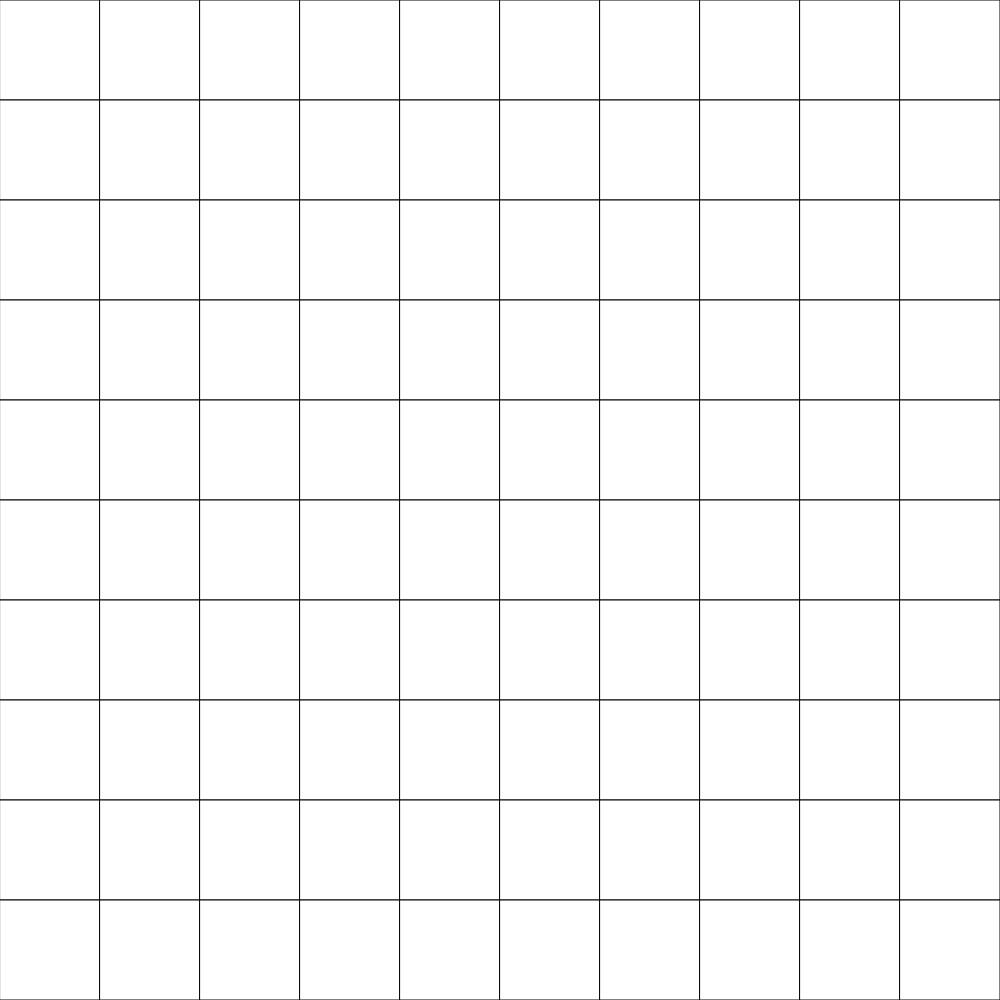
Frame 1 (no input)
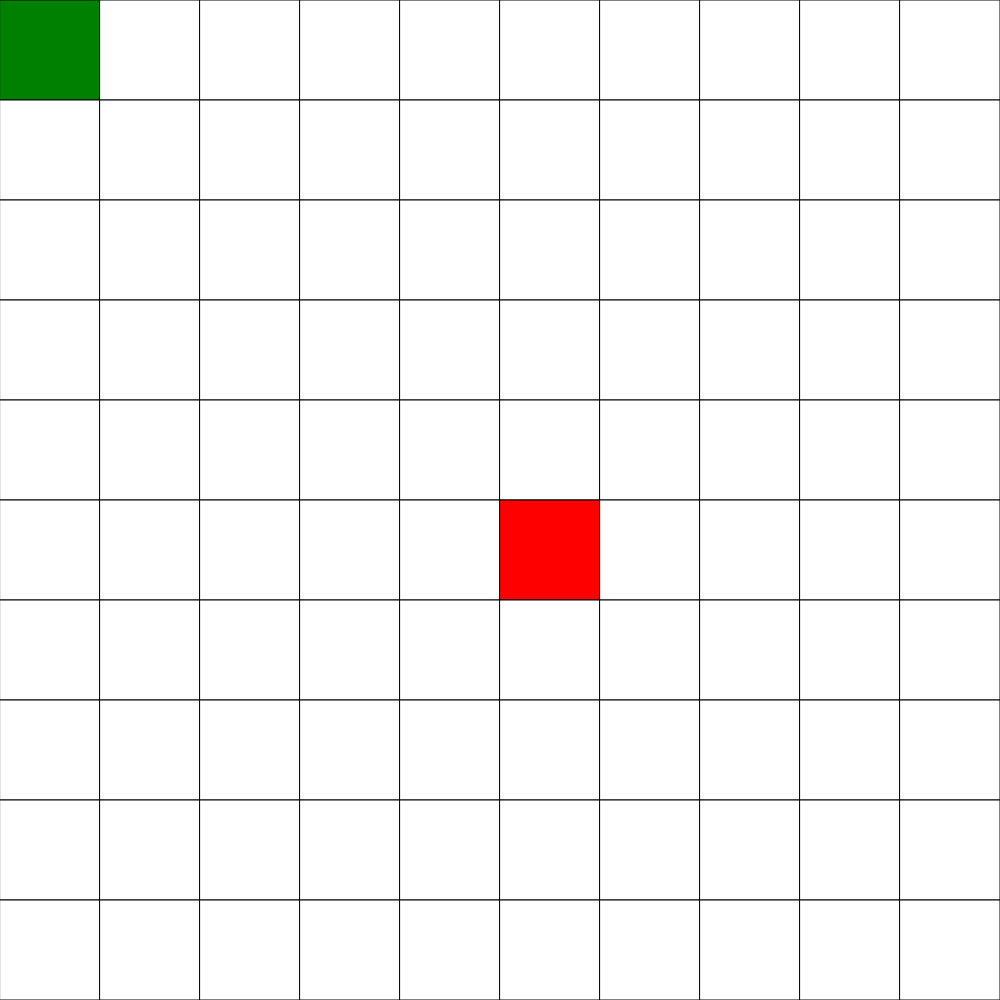
Frame 60 (no input)
Frame 120 (the mouse pressed at the canvas centre since frame 60): identical to frame 60, image omitted

The p5.js sketch that drew these frames (run headless with seeded random() and noise() and a simulated clock; from frame 60 on, the mouse is pressed at the canvas centre):

// p5.js sketch
// ── sketch.js
// Grid Neighbours

let gridDimensions = 10;
let grid;
let cellsize;

let playerX = 0;
let playerY = 0;
let isPlace = false;
let ranY = 0;
let ranX = 0;
let oldPlayerX = 0;
let oldPlayerY = 0;
let occupied = false;
let usedX, usedY = 0;

let snakeBody = [];

class snakebody {
  constructor(x, y){
    this.x = x;
    this.y = y;
  }

  move(){
    if (key === "w"){
      tryMovingTo(this.x, this.y-1);
    }
    else if (key === "a"){
      tryMovingTo(this.x-1, this.y);
    }  
    else if (key === "s"){
      tryMovingTo(this.x, this.y+1);
    }  
    else if (key === "d"){
      tryMovingTo(this.x+1, this.y);
    }
  }
}

snakeBody.push(new snakebody(5, 5));

function setup() {
  if (windowWidth > windowHeight){
    createCanvas(windowHeight, windowHeight);
  }
  else {
    createCanvas(windowWidth, windowWidth);
  }
  grid = createRandomArray(gridDimensions);
  cellsize = width / gridDimensions;

  // place player


}

function draw() {
  background(220);
  displayGrid();
  for(let snakes of snakeBody){
    grid[snakes.y][snakes.x] = 9;
  }
  
  if(isPlace === false){
    newApple();
    isPlace = false;
    
    
  }
}


function keyPressed() {

  snakeBody[0].move();
  
}

function spawnSnake(oldX, oldY){
  snakeBody.push(new snakebody(oldX, oldY));
}

function tryMovingTo(newX, newY){
  // make sure you are on the grid
  if (newX >= 0 && newY >=0 && newX < gridDimensions && newY < gridDimensions){
    // check if new spot is empty
    if (grid[newY][newX] === 0) {
      // reset current spot to be empty
      for (let i of snakeBody){
        grid[i.y][i.x] = 0;
        // move player
        i.x = newX;
        i.y = newY;
  
        // put player back in grid
      }
      grid[newY][newX] = 9;
    }

    else if(grid[newY][newX] === 6){
      grid[snakeBody[0].y][snakeBody[0].x] = 9;
      usedX = snakeBody[0].x;
      usedY = snakeBody[0].y;

      snakeBody[0].x = newX;
      snakeBody[0].y = newY;
      grid[newY][newX] = 9;
      spawnSnake(usedX, usedY);
      isPlace = false;
    }
  }
}


function mousePressed(){
  if (mouseX <= width && mouseY <= height){
    let cellx = Math.floor(mouseX/cellsize);
    let celly = Math.floor(mouseY/cellsize);

    swap(cellx, celly);
    // swap2(cellx, celly);
  }
}



function swap(x, y) {
  if (x >= 0 && x < gridDimensions && y >= 0 && y < gridDimensions){
  
    if (grid[y][x] === 0){
      grid[y][x] = 1;
    }
    else if (grid[y][x] === 1){
      grid[y][x] = 0;
    }
  }
}

function swap2(x, y) {
  if (x >= 0 && x < gridDimensions && y >= 0 && y < gridDimensions){
  
    if (grid[y][x] === 0){
      grid[y][x] = 6;
    }
    else if (grid[y][x] === 9){
      occupied = true;
      
    }
  }
}

function displayGrid(){
  for (let y=0; y < gridDimensions; y ++){
    for (let x=0; x < gridDimensions; x++){
      if (grid[y][x] === 0){
        fill("white");
      }
      else if (grid[y][x] === 1){
        fill("black");
      }
      else if (grid[y][x] === 9){
        fill("red");
      }
      else if (grid[y][x] === 6){
        fill("green");
      }
      rect(x *cellsize, y*cellsize, cellsize, cellsize);
    }
  

  }
}

function createRandomArray(howLarge) {
  let newArray = [];
  for (let y = 0; y < howLarge; y++){
    newArray.push([]);
    for (let x = 0; x < howLarge; x++){

      newArray[y].push(0);

    }
  }
  return newArray;
}
function newApple() {

  // errror correcting
  while (occupied){
    ranY = random(0,9);
    ranX = random(0,9);
    ranY = Math.round(ranY);
    ranX = Math.round(ranX);
    if (grid[ranY][ranX] === 0){
      occupied = false;
      
    }
  }

  swap2(ranX, ranY);
  isPlace = true;

    
  
}
